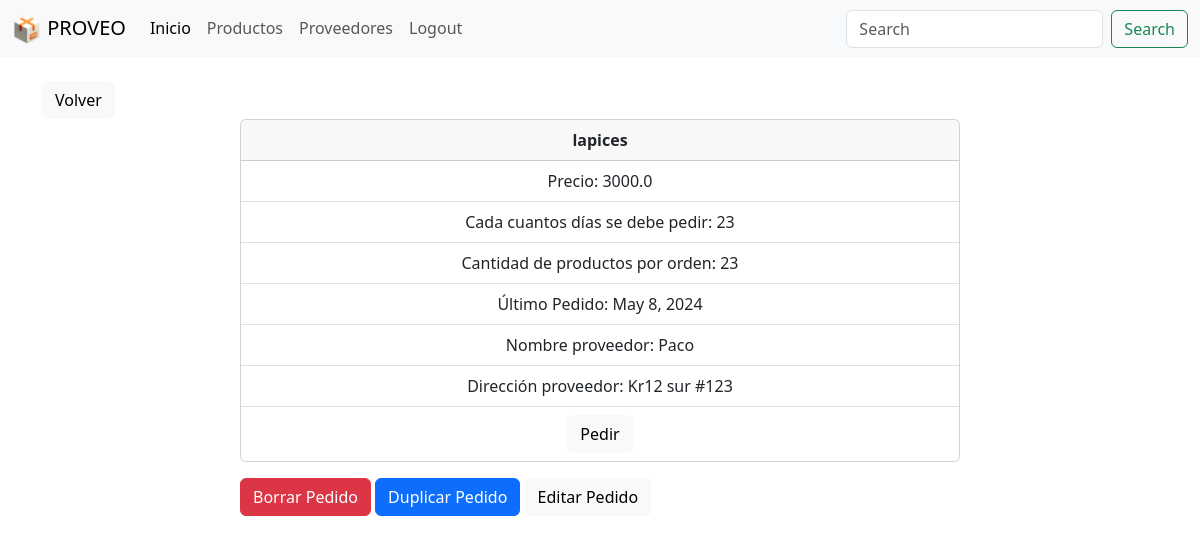
/producto/24 (signed in), run on the app's committed database.
### website/models.py (models this page shows, shortened)
class Producto(models.Model):
    nombre = models.CharField(max_length=50)
    precio = models.FloatField()
    descripcion = models.CharField(max_length=50)
    proveedor = models.ForeignKey(Proveedor, on_delete=models.CASCADE)
    cadaCuantosDias = models.IntegerField(default=0)
    cantidadPorOrden = models.IntegerField(default=0)
    fecha_registro = models.DateField(auto_now_add=True)
    userAsignado = models.ForeignKey(User, on_delete=models.CASCADE, default=1)
    ultimoPedido = models.DateField()

class Proveedor(models.Model):
    nombre = models.CharField(max_length=50)
    direccion = models.CharField(max_length=50)
    ciudad = models.CharField(max_length=50)
    telefono = models.CharField(max_length=50)
    email = models.CharField(max_length=50)
    userAsignado = models.ForeignKey(User, on_delete=models.CASCADE, default=1)

### website/views.py (the view)
# urls.py: path('producto/<int:pk>', views.producto, name='producto'),
def producto(request, pk):
    if request.user.is_authenticated:
        user = request.user
        producto = Producto.objects.get(id=pk)
        if user == producto.userAsignado:
            fechaPedido = producto.ultimoPedido
            fechaActual = datetime.datetime.now()
            if fechaPedido is not None:
                if isinstance(fechaPedido, datetime.date):
                    fechaPedido = datetime.datetime.combine(
                        fechaPedido, datetime.datetime.min.time())
                diferencia = fechaActual - fechaPedido
                if diferencia.days > producto.cadaCuantosDias:
                    messages.error(
                        request, 'Deberías pedir este producto nuevamente')
            return render(request, 'producto.html', {'producto': producto})
        else:
            messages.error(
                request, 'No tienes permiso para ver este producto')
            return redirect('home')
    else:
        messages.error(request, 'Necesitas iniciar sesión')
        return redirect('home')

### website/templates/producto.html (shortened to what this page needs)
{% extends "base.html" %} {% block content %}{% include "volverProd.html" %}
<div class="container">
  <div class="row">
    <div class="col-md-8 offset-md-2">
      <div class="card text-center">
        <div class="card-header"><b>{{producto.nombre}}</b></div>
        <ul class="list-group list-group-flush">
          <li class="list-group-item">Precio: {{producto.precio}}</li>
          <li class="list-group-item">
            Cada cuantos días se debe pedir: {{producto.cadaCuantosDias}}
          </li>
          <li class="list-group-item">
            Cantidad de productos por orden: {{producto.cantidadPorOrden}}
          </li>
          <li class="list-group-item">
            Último Pedido: {{producto.ultimoPedido}}
          </li>
          <li class="list-group-item">
            Nombre proveedor: {{producto.proveedor.nombre}}
          </li>
          <li class="list-group-item">
            Dirección proveedor: {{producto.proveedor.direccion}}
          </li>
          <li class="list-group-item">
            <a
              class="btn btn-light"
              href="{% url 'pedirProducto' producto.id  %}"
              >Pedir
            </a>
          </li>
        </ul>
      </div>
      <div class="mt-3">
        <form
          action="{% url 'borrarPedido' producto.id %}"
          method="post"
          style="display: inline-block"
        >
          <button type="submit" class="btn btn-danger">Borrar Pedido</button>
        </form>
        <form
          action="{% url 'duplicarPedido' producto.id %}"
          method="post"
          style="display: inline-block"
        >
          <button type="submit" class="btn btn-primary">Duplicar Pedido</button>
        </form>
        <a href="{% url 'editarPedido' producto.id %}" class="btn btn-light">
          Editar Pedido
        </a>
      </div>
    </div>
  </div>
</div>
{% endblock %}

### data on the page
Producto: nombre "lapices", precio "3000.0", cadaCuantosDias "23", cantidadPorOrden "23", ultimoPedido "May 8, 2024", proveedor.nombre "Paco", proveedor.direccion "Kr12 sur #123"
